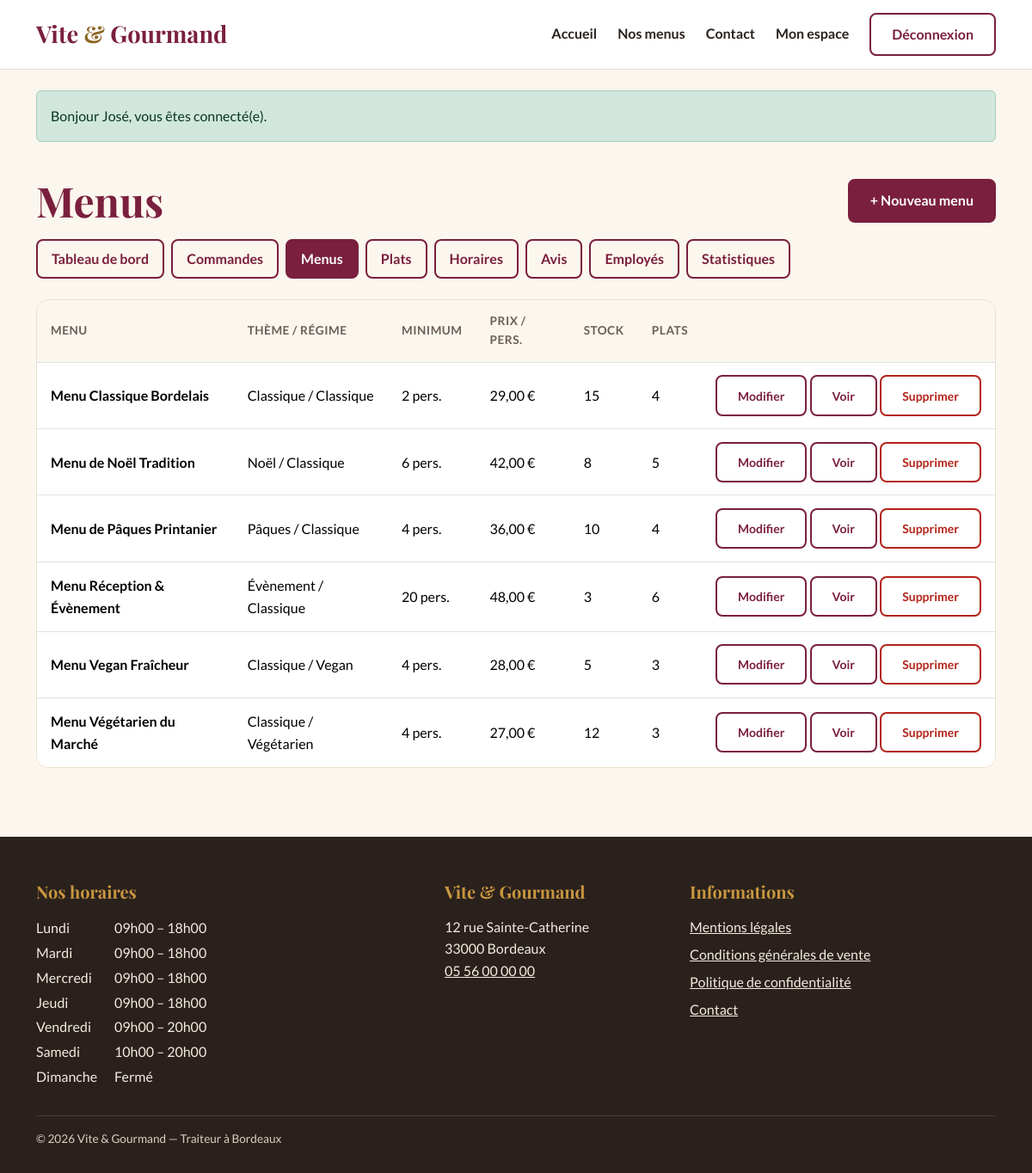
Screenshot of /employe/menus (signed in) with the database file from the repository.
### tables this page shows
CREATE TABLE menu (
    menu_id                  INT            NOT NULL AUTO_INCREMENT,
    titre                    VARCHAR(100)   NOT NULL,
    description              TEXT           NOT NULL,
    nombre_personne_minimum  INT            NOT NULL,
    prix_par_personne        DECIMAL(8,2)   NOT NULL,
    conditions               TEXT           NULL,
    delai_commande_jours     INT            NOT NULL DEFAULT 0,   
    quantite_restante        INT            NOT NULL DEFAULT 0,
    theme_id                 INT            NOT NULL,
    regime_id                INT            NOT NULL,
    PRIMARY KEY (menu_id),
    CONSTRAINT fk_menu_theme  FOREIGN KEY (theme_id)  REFERENCES theme (theme_id),
    CONSTRAINT fk_menu_regime FOREIGN KEY (regime_id) REFERENCES regime (regime_id),
    CONSTRAINT ck_menu_nb_personne CHECK (nombre_personne_minimum >= 1),
    CONSTRAINT ck_menu_prix        CHECK (prix_par_personne >= 0),
    CONSTRAINT ck_menu_stock       CHECK (quantite_restante >= 0),
    CONSTRAINT ck_menu_delai       CHECK (delai_commande_jours >= 0)
);

CREATE TABLE theme (
    theme_id  INT          NOT NULL AUTO_INCREMENT,
    libelle   VARCHAR(50)  NOT NULL,
    PRIMARY KEY (theme_id),
    UNIQUE KEY uk_theme_libelle (libelle)
);

CREATE TABLE regime (
    regime_id  INT          NOT NULL AUTO_INCREMENT,
    libelle    VARCHAR(50)  NOT NULL,
    PRIMARY KEY (regime_id),
    UNIQUE KEY uk_regime_libelle (libelle)
);

CREATE TABLE horaire (
    horaire_id       INT          NOT NULL AUTO_INCREMENT,
    jour             VARCHAR(10)  NOT NULL,
    ordre            TINYINT      NOT NULL,
    heure_ouverture  TIME         NULL,
    heure_fermeture  TIME         NULL,
    PRIMARY KEY (horaire_id),
    UNIQUE KEY uk_horaire_jour (jour)
);

### src/helpers.php (called while the page is built, shortened)
<?php
function e(mixed $valeur): string
{
    return htmlspecialchars((string) $valeur, ENT_QUOTES | ENT_SUBSTITUTE, 'UTF-8');
}
function render(string $gabarit, array $donnees = [], string $layout = 'layout'): void
{
    extract($donnees, EXTR_SKIP);
    require ROOT . "/templates/pages/$gabarit.php";
    require ROOT . "/templates/$layout.php";
}
function partial(string $nom, array $donnees = []): void
{
    extract($donnees, EXTR_SKIP);
    require ROOT . "/templates/partials/$nom.php";
}
function prix(float|string $montant): string
{
    return number_format((float) $montant, 2, ',', ' ') . ' €';
}

### src/Controllers/GestionMenuController.php (called while the page is built, shortened)
<?php
final class GestionMenuController
{
    public function menus(): void
    {
        render('gestion/menus', ['titrePage' => 'Menus', 'menus' => Menu::listeGestion()]);
    }
}

### public/index.php (called while the page is built, shortened)
<?php
$router = new Router();
$router->get('/', [PageController::class, 'accueil']);
$router->get('/menus', [MenuController::class, 'index']);
$router->get('/menu', [MenuController::class, 'detail']);
$router->get('/api/menus', [MenuController::class, 'api']);
$router->get('/contact', [ContactController::class, 'formulaire']);
$router->post('/contact', [ContactController::class, 'envoyer']);
$router->get('/mentions-legales', [PageController::class, 'mentionsLegales']);
$router->get('/cgv', [PageController::class, 'cgv']);
$router->get('/confidentialite', [PageController::class, 'confidentialite']);
$router->get('/inscription', [AuthController::class, 'inscriptionForm']);
$router->post('/inscription', [AuthController::class, 'inscrire']);
$router->get('/connexion', [AuthController::class, 'connexionForm']);
$router->post('/connexion', [AuthController::class, 'connecter']);
$router->post('/deconnexion', [AuthController::class, 'deconnecter']);
$router->get('/mot-de-passe-oublie', [AuthController::class, 'oubliForm']);
$router->post('/mot-de-passe-oublie', [AuthController::class, 'envoyerLien']);
$router->get('/reinitialiser-mot-de-passe', [AuthController::class, 'reinitialiserForm']);
$router->post('/reinitialiser-mot-de-passe', [AuthController::class, 'reinitialiser']);
$router->get('/commande', [CommandeController::class, 'formulaire']);
$router->post('/commande', [CommandeController::class, 'valider']);
$router->get('/api/devis', [CommandeController::class, 'devis']);
$router->get('/espace', [EspaceController::class, 'utilisateur']);
$router->get('/espace/commande', [EspaceController::class, 'commande']);
$router->get('/espace/commande/modifier', [EspaceController::class, 'modifierForm']);
$router->post('/espace/commande/modifier', [EspaceController::class, 'modifier']);
$router->post('/espace/commande/annuler', [EspaceController::class, 'annuler']);
$router->post('/espace/avis', [EspaceController::class, 'avis']);
$router->get('/espace/profil', [EspaceController::class, 'profilForm']);
$router->post('/espace/profil', [EspaceController::class, 'profil']);
$router->get('/employe', [GestionController::class, 'employe']);
$router->get('/employe/commandes', [GestionCommandeController::class, 'index']);
$router->get('/employe/commande', [GestionCommandeController::class, 'detail']);
$router->post('/employe/commande/statut', [GestionCommandeController::class, 'statut']);
$router->post('/employe/commande/annuler', [GestionCommandeController::class, 'annuler']);
$router->get('/employe/commande/modifier', [GestionCommandeController::class, 'modifierForm']);
$router->post('/employe/commande/modifier', [GestionCommandeController::class, 'modifier']);
$router->get('/employe/menus', [GestionMenuController::class, 'menus']);
$router->get('/employe/menu', [GestionMenuController::class, 'menuForm']);
$router->post('/employe/menu', [GestionMenuController::class, 'menuEnregistrer']);
$router->post('/employe/menu/supprimer', [GestionMenuController::class, 'menuSupprimer']);
$router->post('/employe/menu/image/supprimer', [GestionMenuController::class, 'imageSupprimer']);
$router->get('/employe/plats', [GestionMenuController::class, 'plats']);
$router->get('/employe/plat', [GestionMenuController::class, 'platForm']);
$router->post('/employe/plat', [GestionMenuController::class, 'platEnregistrer']);
$router->post('/employe/plat/supprimer', [GestionMenuController::class, 'platSupprimer']);
$router->get('/employe/horaires', [GestionController::class, 'horairesForm']);
$router->post('/employe/horaires', [GestionController::class, 'horaires']);
$router->get('/employe/avis', [GestionController::class, 'avis']);
$router->post('/employe/avis', [GestionController::class, 'modererAvis']);
$router->get('/admin', [GestionController::class, 'admin']);
$router->get('/admin/employes', [AdminController::class, 'employes']);
$router->post('/admin/employes', [AdminController::class, 'creerEmploye']);
$router->post('/admin/employes/statut', [AdminController::class, 'basculerEmploye']);
$router->get('/admin/statistiques', [AdminController::class, 'statistiques']);
try {
    $router->dispatch($_SERVER['REQUEST_METHOD'], $_SERVER['REQUEST_URI']);
} catch (Throwable $e) {
    error_log((string) $e);
    http_response_code(500);
    if (env('APP_ENV') === 'dev') {
        echo '<pre>' . e((string) $e) . '</pre>';
    } else {
        render('erreur', ['titre' => 'Erreur', 'message' => 'Une erreur inattendue est survenue. Merci de réessayer plus tard.']);
    }
}

### src/Models/Menu.php (called while the page is built, shortened)
<?php
final class Menu
{
    public static function listeGestion(): array
    {
        return Database::get()->query(
            'SELECT m.menu_id, m.titre, m.nombre_personne_minimum, m.prix_par_personne, m.quantite_restante,
                    t.libelle AS theme, r.libelle AS regime,
                    (SELECT COUNT(*) FROM menu_plat mp WHERE mp.menu_id = m.menu_id) AS nb_plats,
                    (SELECT COUNT(*) FROM commande c WHERE c.menu_id = m.menu_id) AS nb_commandes
             FROM menu m
             JOIN theme t ON t.theme_id = m.theme_id
             JOIN regime r ON r.regime_id = m.regime_id
             ORDER BY m.titre'
        )->fetchAll();
    }
}

### src/Database.php (called while the page is built, shortened)
<?php
final class Database
{
    private static ?PDO $pdo = null;
    public static function get(): PDO
    {
        if (self::$pdo === null) {
            $dsn = sprintf(
                'mysql:host=%s;port=%s;dbname=%s;charset=utf8mb4',
                env('DB_HOST', '127.0.0.1'),
                env('DB_PORT', '3306'),
                env('DB_NAME', 'vite_gourmand')
            );
            $options = [
                PDO::ATTR_ERRMODE            => PDO::ERRMODE_EXCEPTION,
                PDO::ATTR_DEFAULT_FETCH_MODE => PDO::FETCH_ASSOC,
                PDO::ATTR_EMULATE_PREPARES   => false,
            ];
            self::$pdo = new PDO($dsn, env('DB_USER', 'root'), env('DB_PASSWORD', ''), $options);
        }
        return self::$pdo;
    }
}

### src/Models/Horaire.php (called while the page is built, shortened)
<?php
final class Horaire
{
    public static function tous(): array
    {
        try {
            return Database::get()
                ->query('SELECT horaire_id, jour, heure_ouverture, heure_fermeture FROM horaire ORDER BY ordre')
                ->fetchAll();
        } catch (\Throwable $e) {
            error_log($e->getMessage());
            return [];
        }
    }
    public static function format(?string $heure): string
    {
        return $heure ? str_replace(':', 'h', substr($heure, 0, 5)) : '';
    }
}

### templates/pages/gestion/menus.php (the view, shortened to what this page needs)
<div class="container py-4 pb-5">
    <div class="d-flex flex-wrap justify-content-between align-items-center gap-3">
        <h1 class="mb-0">Menus</h1>
        <a href="/employe/menu" class="btn btn-primaire">+ Nouveau menu</a>
    </div>
    <div class="mt-3"><?php partial('gestion-nav', ['actif' => 'menus']); ?></div>
    <div class="table-responsive carte p-0">
        <table class="table table-vg mb-0">
            <thead>
                <tr>
                    <th scope="col">Menu</th>
                    <th scope="col">Thème / régime</th>
                    <th scope="col">Minimum</th>
                    <th scope="col">Prix / pers.</th>
                    <th scope="col">Stock</th>
                    <th scope="col">Plats</th>
                    <th scope="col"><span class="visually-hidden">Actions</span></th>
                </tr>
            </thead>
            <tbody>
            <?php foreach ($menus as $m): ?>
                <tr>
                    <th scope="row"><?= e($m['titre']) ?></th>
                    <td><?= e($m['theme']) ?> / <?= e($m['regime']) ?></td>
                    <td><?= (int) $m['nombre_personne_minimum'] ?> pers.</td>
                    <td><?= prix($m['prix_par_personne']) ?></td>
                    <td><?= (int) $m['quantite_restante'] === 0 ? '<span class="statut statut-attente_retour_materiel">Épuisé</span>' : (int) $m['quantite_restante'] ?></td>
                    <td><?= (int) $m['nb_plats'] ?></td>
                    <td class="text-nowrap">
                        <a href="/employe/menu?id=<?= (int) $m['menu_id'] ?>" class="btn btn-secondaire btn-sm">Modifier<span class="visually-hidden"> <?= e($m['titre']) ?></span></a>
                        <a href="/menu?id=<?= (int) $m['menu_id'] ?>" class="btn btn-secondaire btn-sm">Voir<span class="visually-hidden"> <?= e($m['titre']) ?> sur le site</span></a>
                        <form method="post" action="/employe/menu/supprimer" class="d-inline form-confirmer" data-confirmation="Supprimer définitivement le menu « <?= e($m['titre']) ?> » ?">
                            <button type="submit" class="btn btn-danger-vg btn-sm">Supprimer<span class="visually-hidden"> <?= e($m['titre']) ?></span></button>
                        </form>
                    </td>
                </tr>
            <?php endforeach; ?>
            </tbody>
        </table>
    </div>
</div>

### templates/partials/footer.php (shortened to what this page needs)
<?php use App\Models\Horaire; $horaires = Horaire::tous(); ?>
<footer class="pied">
    <div class="container">
        <div class="row g-4">
            <div class="col-md-5">
                <h2 class="titre-pied">Nos horaires</h2>
                <table class="horaires">
                    <tbody>
                    <?php foreach ($horaires as $h): ?>
                        <tr>
                            <th scope="row"><?= e($h['jour']) ?></th>
                            <td>
                                <?= $h['heure_ouverture']
                                    ? e(Horaire::format($h['heure_ouverture'])) . ' – ' . e(Horaire::format($h['heure_fermeture']))
                                    : 'Fermé' ?>
                            </td>
                        </tr>
                    <?php endforeach; ?>
                    </tbody>
                </table>
            </div>
            <div class="col-md-3">
                <h2 class="titre-pied">Vite &amp; Gourmand</h2>
                <address>
                    12 rue Sainte-Catherine<br>
                    33000 Bordeaux<br>
                    <a href="tel:+33556000000">05 56 00 00 00</a>
                </address>
            </div>
            <div class="col-md-4">
                <h2 class="titre-pied">Informations</h2>
                <ul class="liens-pied">
                    <li><a href="/mentions-legales">Mentions légales</a></li>
                    <li><a href="/cgv">Conditions générales de vente</a></li>
                    <li><a href="/confidentialite">Politique de confidentialité</a></li>
                    <li><a href="/contact">Contact</a></li>
                </ul>
            </div>
        </div>
        <p class="copyright">© <?= date('Y') ?> Vite &amp; Gourmand — Traiteur à Bordeaux</p>
    </div>
</footer>

### public/assets/css/style.css (style rules this page uses)
:root { --bordeaux: #7A1F3D; --bordeaux-fonce: #5C1529; --or: #C9973F; --or-texte: #8A6420; --creme: #FBF6EE; --encre: #2A211C; --gris: #6B5E57; --sauge: #4F6F4A; --alerte: #B42318; --bordure: #EADFD2; --police-titre: 'Playfair Display', Georgia, serif; --police-texte: 'Lato', Arial, sans-serif; --bs-body-font-family: var(--police-texte); --bs-body-color: var(--encre); --bs-body-bg: var(--creme); --bs-link-color-rgb: 122, 31, 61; --bs-link-hover-color-rgb: 92, 21, 41; }
body { font-size: 1rem; line-height: 1.6; }
h1, h2, h3, .h1, .h2, .h3 { font-family: var(--police-titre); color: var(--bordeaux); font-weight: 700; line-height: 1.2; }
h1 { font-size: clamp(1.9rem, 4vw, 3rem); }
h2 { font-size: clamp(1.6rem, 3vw, 2.1rem); }
a { color: var(--bordeaux); }
.btn { font-weight: 700; border-radius: 8px; padding: .7rem 1.5rem; border-width: 2px; min-height: 44px; }
.btn-primaire { background: var(--bordeaux); border-color: var(--bordeaux); color: #fff; }
.btn-secondaire { background: #fff; border-color: var(--bordeaux); color: var(--bordeaux); }
.carte { background: #fff; border: 1px solid var(--bordure); border-radius: 14px; padding: 1.6rem; }
.pied { background: var(--encre); color: #F3ECE2; padding: 3.25rem 0 1.75rem; margin-top: 2rem; }
.titre-pied { font-family: var(--police-titre); color: var(--or); font-size: 1.25rem; margin-bottom: 1rem; }
.pied a { color: #F3ECE2; }
.pied address { font-style: normal; }
.horaires th { font-weight: 400; padding: .1rem 1.25rem .1rem 0; }
.horaires td { padding: .1rem 0; }
.liens-pied { list-style: none; padding: 0; }
.liens-pied li { margin-bottom: .4rem; }
.copyright { border-top: 1px solid #4A3D35; margin: 2rem 0 0; padding-top: 1rem; font-size: .85rem; color: #D9CFC4; }
.table-vg { --bs-table-bg: #fff; }
.table-vg th, .table-vg td { padding: .9rem 1rem; vertical-align: middle; }
.table-vg thead th { background: var(--creme); font-size: .85rem; text-transform: uppercase; letter-spacing: .04em; color: var(--gris); }
.btn-danger-vg { background: #fff; border-color: var(--alerte); color: var(--alerte); }

### rows the page displays
menu: titre "Menu Classique Bordelais", theme.libelle "Classique", regime.libelle "Classique", nombre_personne_minimum "2", prix_par_personne "29,00 €", quantite_restante "15", nb_plats "4"
menu: titre "Menu de Noël Tradition", theme.libelle "Noël", regime.libelle "Classique", nombre_personne_minimum "6", prix_par_personne "42,00 €", quantite_restante "8", nb_plats "5"
menu: titre "Menu de Pâques Printanier", theme.libelle "Pâques", regime.libelle "Classique", nombre_personne_minimum "4", prix_par_personne "36,00 €", quantite_restante "10", nb_plats "4"
menu: titre "Menu Réception & Évènement", theme.libelle "Évènement", regime.libelle "Classique", nombre_personne_minimum "20", prix_par_personne "48,00 €", quantite_restante "3", nb_plats "6"
menu: titre "Menu Vegan Fraîcheur", theme.libelle "Classique", regime.libelle "Vegan", nombre_personne_minimum "4", prix_par_personne "28,00 €", quantite_restante "5", nb_plats "3"
menu: titre "Menu Végétarien du Marché", theme.libelle "Classique", regime.libelle "Végétarien", nombre_personne_minimum "4", prix_par_personne "27,00 €", quantite_restante "12", nb_plats "3"
horaire: jour "Lundi", heure_ouverture "09h00", heure_fermeture "18h00"
horaire: jour "Mardi", heure_ouverture "09h00", heure_fermeture "18h00"
horaire: jour "Mercredi", heure_ouverture "09h00", heure_fermeture "18h00"
horaire: jour "Jeudi", heure_ouverture "09h00", heure_fermeture "18h00"
horaire: jour "Vendredi", heure_ouverture "09h00", heure_fermeture "20h00"
horaire: jour "Samedi", heure_ouverture "10h00", heure_fermeture "20h00"
horaire: jour "Dimanche", shows "Fermé"

### other values shown
$m['message'] "Bonjour José, vous êtes connecté(e)."
$libelle "Tableau de bord"
$libelle "Commandes"
$libelle "Menus"
$libelle "Plats"
$libelle "Horaires"
$libelle "Avis"
$libelle "Employés"
$libelle "Statistiques"
